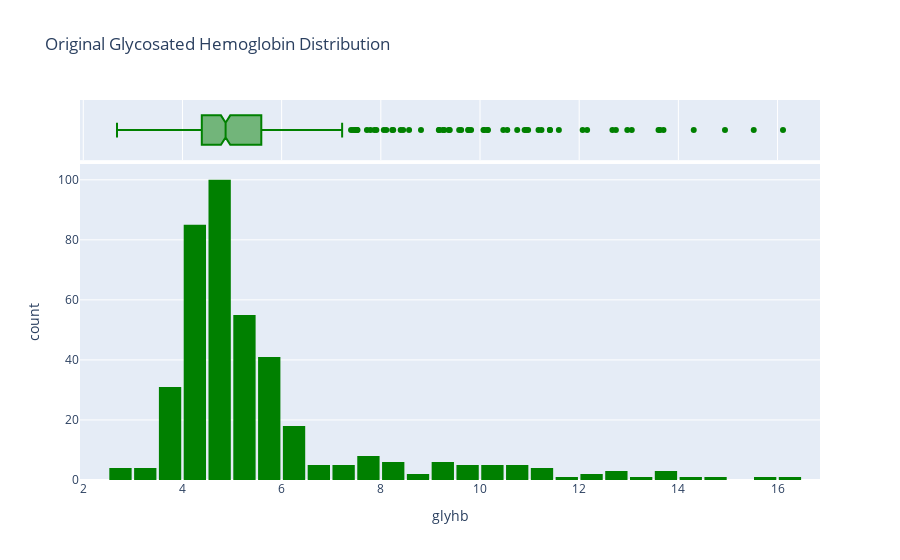

This figure's notebook cell:
### Code cell
fig = px.histogram(df_2, x = 'glyhb', marginal='box', color_discrete_sequence=['green'], title='Original Glycosated Hemoglobin Distribution')
fig.update_layout(bargap=0.1)
fig.show()

### Figure 1 — Plotly figure (JSON) as saved in the notebook; plotly's stock layout.template omitted (floating-point values rounded to 4 significant figures; data arrays with more than 128 entries replaced by an {"elided": "..."} marker saying what was removed)
{"data": [{"alignmentgroup": "True", "bingroup": "x", "hovertemplate": "glyhb=%{x}<br>count=%{y}<extra></extra>", "legendgroup": "", "marker": {"color": "green", "pattern": {"shape": ""}}, "name": "", "offsetgroup": "", "orientation": "v", "showlegend": false, "type": "histogram", "x": {"elided": "403 float values"}, "xaxis": "x", "yaxis": "y"}, {"alignmentgroup": "True", "hovertemplate": "glyhb=%{x}<extra></extra>", "legendgroup": "", "marker": {"color": "green"}, "name": "", "notched": true, "offsetgroup": "", "showlegend": false, "type": "box", "x": {"elided": "403 float values"}, "xaxis": "x2", "yaxis": "y2"}], "layout": {"bargap": 0.1, "barmode": "relative", "legend": {"tracegroupgap": 0}, "title": {"text": "Original Glycosated Hemoglobin Distribution"}, "xaxis": {"anchor": "y", "domain": [0, 1], "title": {"text": "glyhb"}}, "xaxis2": {"anchor": "y2", "domain": [0, 1], "matches": "x", "showgrid": true, "showticklabels": false}, "yaxis": {"anchor": "x", "domain": [0, 0.8316], "title": {"text": "count"}}, "yaxis2": {"anchor": "x2", "domain": [0.8416, 1], "matches": "y2", "showgrid": false, "showline": false, "showticklabels": false, "ticks": ""}}}
